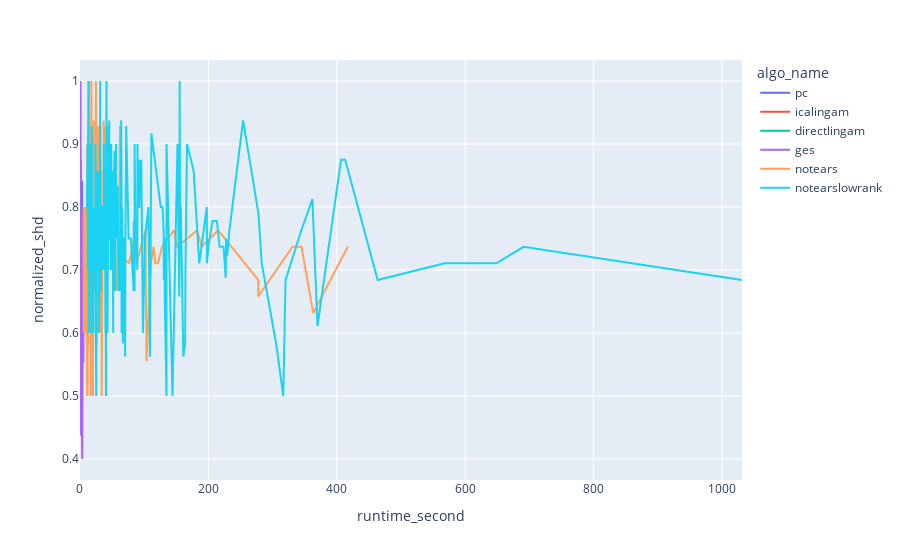

The notebook cell this image was saved under:
### Code cell
fig_norm_shd_high_varsor_runtime = px.line(norm_shd_high_varsor_runtime, x = 'runtime_second', y = 'normalized_shd', color="algo_name")
fig_norm_shd_high_varsor_runtime.show()

### Figure 1 — Plotly figure (JSON) as saved in the notebook; plotly's stock layout.template omitted (floating-point values rounded to 4 significant figures; data arrays with more than 128 entries replaced by an {"elided": "..."} marker saying what was removed)
{"data": [{"hovertemplate": "algo_name=pc<br>runtime_second=%{x}<br>normalized_shd=%{y}<extra></extra>", "legendgroup": "pc", "line": {"color": "#636efa", "dash": "solid"}, "marker": {"symbol": "circle"}, "mode": "lines", "name": "pc", "orientation": "v", "showlegend": true, "type": "scatter", "x": [0.01, 0.02, 0.03, 0.04, 0.05, 0.06, 0.07, 0.08, 0.09, 0.1, 0.11, 0.12, 0.13, 0.14, 0.15, 0.16, 0.17, 0.18, 0.19, 0.2, 0.21, 0.22, 0.24, 0.26, 0.27, 0.28, 0.3, 0.32, 0.4, 0.43, 0.44, 0.46, 0.47, 0.48, 0.49, 0.52, 0.53, 0.56, 0.57, 0.66, 0.75, 0.84, 0.88, 1.58, 1.6, 1.97, 2.39, 2.49, 2.5, 2.73, 2.79, 2.96, 2.98, 3.06, 3.12, 3.15, 3.16, 3.17, 3.19, 3.25, 3.26, 3.29, 3.3, 3.43, 3.55], "xaxis": "x", "y": [0.7, 1, 1, 0.9, 1, 1, 1, 0.9167, 0.9, 1, 0.9375, 0.8, 0.75, 0.8, 0.8, 0.75, 0.625, 0.9, 0.7, 0.8333, 0.8, 0.8125, 0.8125, 0.9, 0.6875, 0.7, 0.8333, 0.7, 0.5, 0.7222, 0.6111, 0.6667, 1, 0.6667, 0.9167, 0.7143, 1, 0.75, 0.5556, 0.7222, 0.6667, 0.5556, 0.6111, 0.65, 0.6579, 0.7368, 0.7368, 0.8158, 0.5789, 0.7105, 0.7632, 0.7368, 0.6842, 0.7105, 0.6842, 0.6579, 0.8421, 0.6579, 0.6579, 0.7368, 0.7632, 0.7895, 0.7368, 0.7632, 0.7632], "yaxis": "y"}, {"hovertemplate": "algo_name=icalingam<br>runtime_second=%{x}<br>normalized_shd=%{y}<extra></extra>", "legendgroup": "icalingam", "line": {"color": "#EF553B", "dash": "solid"}, "marker": {"symbol": "circle"}, "mode": "lines", "name": "icalingam", "orientation": "v", "showlegend": true, "type": "scatter", "x": [0.02, 0.03, 0.04, 0.05, 0.06, 0.07, 0.08, 0.09, 0.1, 0.11, 0.12, 0.13, 0.14, 0.15, 0.16, 0.17, 0.2, 0.21, 0.22, 0.26, 0.27, 0.33, 0.34, 0.35, 0.39, 0.41, 0.46, 0.5, 0.51, 0.52, 0.53, 0.54, 0.55, 0.56, 0.57, 0.58, 0.59, 0.64, 0.65, 0.69, 0.7, 0.71, 0.72, 0.73, 0.75, 0.77, 0.8, 0.81, 0.82, 0.84, 0.85, 0.86, 0.88, 0.9, 0.91, 0.94, 0.99, 1, 1.01, 1.02, 1.05, 1.07, 1.08, 1.2, 1.46], "xaxis": "x", "y": [0.8, 1, 1, 1, 0.8333, 0.9, 0.7, 0.8125, 0.9, 0.9, 0.7, 0.8333, 0.8, 0.875, 0.75, 0.75, 0.6875, 1, 0.6667, 0.5833, 1, 0.5, 0.7778, 0.7222, 0.75, 0.7, 0.8125, 0.7, 1, 0.9, 0.9, 0.9, 1, 0.8571, 0.8333, 0.8, 0.5, 0.8333, 0.75, 0.9375, 0.875, 0.7778, 0.6667, 0.875, 0.8125, 0.75, 0.875, 0.6316, 0.7222, 0.875, 0.6579, 0.7105, 0.7368, 0.75, 0.6579, 0.7368, 0.7105, 0.6842, 0.6842, 0.7222, 0.7368, 0.7632, 0.7105, 0.6842, 0.75], "yaxis": "y"}, {"hovertemplate": "algo_name=directlingam<br>runtime_second=%{x}<br>normalized_shd=%{y}<extra></extra>", "legendgroup": "directlingam", "line": {"color": "#00cc96", "dash": "solid"}, "marker": {"symbol": "circle"}, "mode": "lines", "name": "directlingam", "orientation": "v", "showlegend": true, "type": "scatter", "x": [0.04, 0.05, 0.06, 0.07, 0.08, 0.09, 0.1, 0.11, 0.15, 0.22, 0.23, 0.24, 0.26, 0.27, 0.28, 0.3, 0.32, 0.41, 0.43, 0.46, 0.47, 0.48, 0.5, 0.51, 0.53, 0.54, 0.55, 0.58, 0.64, 0.68], "xaxis": "x", "y": [0.9, 1, 1, 1, 0.9, 0.8333, 1, 0.9167, 0.8333, 0.9375, 0.9375, 0.9444, 0.8125, 0.8889, 0.7222, 0.75, 0.65, 0.8421, 0.7105, 0.7105, 0.7632, 0.7895, 0.7632, 0.7105, 0.8158, 0.6842, 0.7368, 0.6316, 0.8421, 0.7632], "yaxis": "y"}, {"hovertemplate": "algo_name=ges<br>runtime_second=%{x}<br>normalized_shd=%{y}<extra></extra>", "legendgroup": "ges", "line": {"color": "#ab63fa", "dash": "solid"}, "marker": {"symbol": "circle"}, "mode": "lines", "name": "ges", "orientation": "v", "showlegend": true, "type": "scatter", "x": [0.1, 0.11, 0.12, 0.13, 0.14, 0.15, 0.16, 0.17, 0.18, 0.19, 0.2, 0.21, 0.22, 0.23, 0.24, 0.25, 0.26, 0.27, 0.28, 0.29, 0.3, 0.31, 0.32, 0.33, 0.34, 0.35, 0.36, 0.37, 0.38, 0.39, 0.4, 0.41, 0.42, 0.44, 0.45, 0.47, 0.48, 0.53, 0.57, 0.58, 0.6, 0.63, 0.65, 0.77, 0.8, 0.85, 0.98, 0.99, 1.06, 1.26, 1.32, 1.35, 1.39, 1.46, 1.52, 1.54, 1.58, 1.61, 1.64, 1.65, 1.67, 1.69, 1.71, 1.74, 1.78, 1.79, 1.86, 1.87, 2.09, 2.11, 2.22, 2.3, 2.32, 2.34, 3.48, 4.2, 4.26, 4.34, 4.41, 4.43, 4.44, 4.57, 4.65, 4.68, 4.72, 4.73, 4.74, 4.75, 4.76, 4.83, 4.86, 4.97, 4.98, 5.09, 5.21, 5.37, 5.38], "xaxis": "x", "y": [0.8, 0.7, 0.9, 0.9, 1, 0.9286, 0.8571, 0.8, 0.6, 1, 1, 0.8, 1, 1, 0.9, 0.8333, 1, 0.8333, 0.9, 0.8, 0.8333, 0.8, 0.8, 0.8, 0.8, 0.8333, 0.8, 0.8, 0.6, 0.7, 0.9, 0.6667, 0.75, 0.7, 0.75, 0.9, 0.6667, 0.5, 0.5833, 0.6667, 0.5833, 0.75, 0.9375, 0.8125, 0.625, 0.5, 0.625, 0.875, 0.6875, 0.6875, 0.75, 0.875, 0.8125, 0.8125, 0.7222, 0.7222, 0.4375, 0.6875, 0.7222, 0.625, 0.75, 0.75, 0.6875, 0.5625, 0.7222, 0.5, 0.6667, 0.5556, 0.6875, 0.5556, 0.75, 0.4444, 0.5556, 0.5, 0.4, 0.6842, 0.7368, 0.7105, 0.6579, 0.7368, 0.5, 0.5526, 0.6316, 0.5526, 0.6579, 0.6053, 0.6053, 0.7895, 0.6579, 0.7632, 0.5789, 0.5789, 0.6579, 0.6579, 0.5526, 0.6316, 0.6316], "yaxis": "y"}, {"hovertemplate": "algo_name=notears<br>runtime_second=%{x}<br>normalized_shd=%{y}<extra></extra>", "legendgroup": "notears", "line": {"color": "#FFA15A", "dash": "solid"}, "marker": {"symbol": "circle"}, "mode": "lines", "name": "notears", "orientation": "v", "showlegend": true, "type": "scatter", "x": {"elided": "196 float values"}, "xaxis": "x", "y": {"elided": "196 float values"}, "yaxis": "y"}, {"hovertemplate": "algo_name=notearslowrank<br>runtime_second=%{x}<br>normalized_shd=%{y}<extra></extra>", "legendgroup": "notearslowrank", "line": {"color": "#19d3f3", "dash": "solid"}, "marker": {"symbol": "circle"}, "mode": "lines", "name": "notearslowrank", "orientation": "v", "showlegend": true, "type": "scatter", "x": {"elided": "203 float values"}, "xaxis": "x", "y": {"elided": "203 float values"}, "yaxis": "y"}], "layout": {"legend": {"title": {"text": "algo_name"}, "tracegroupgap": 0}, "margin": {"t": 60}, "xaxis": {"anchor": "y", "domain": [0, 1], "title": {"text": "runtime_second"}}, "yaxis": {"anchor": "x", "domain": [0, 1], "title": {"text": "normalized_shd"}}}}
